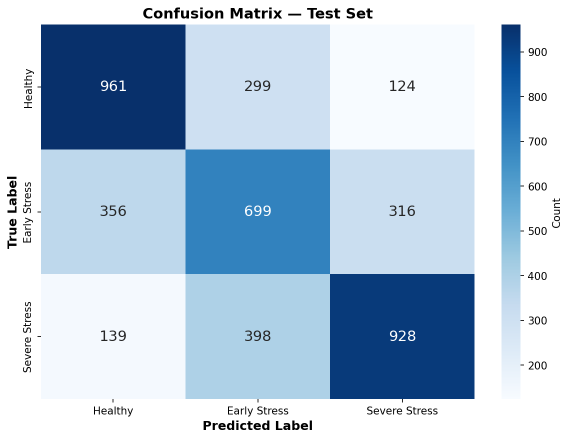
#> input picture outputs/confusion_matrix_test.png, 1138 x 880 px, given in place of CDFIHH1UC_7949-5098-8461-5610.jpg, which was not available (shown at 1/2 size)
$ python visualize.py
#> lines starting #> are read from the running program, lines starting #| are printed output that depends on the picture; pictures that were not available may be replaced by others from this repository, and a replacement may not be noted
"""
visualize.py — Data distribution and training visualization.

Pre-training:
  - Class distribution bar chart (by split)
  - Stress ratio histogram
  - Sample images: RGB | NIR | NDVI | GNDVI for each class

Post-training:
  - Training/validation loss curves
  - Training/validation accuracy curves
  - Per-class metric bar chart
"""

import os
import json
import cv2
import numpy as np
import pandas as pd
import matplotlib.pyplot as plt
import matplotlib

matplotlib.use("Agg")  # Non-interactive backend for script use

from src.config import (
    MANIFEST_PATH,
    OUTPUT_DIR,
    CLASS_NAMES,
    NUM_CLASSES,
    RGB_DIR,
    NIR_DIR,
    IMAGE_SIZE,
    TRAINING_HISTORY_PATH,
    HEALTHY_THRESHOLD,
    EARLY_STRESS_THRESHOLD,
)


def _ensure_output_dir():
    os.makedirs(OUTPUT_DIR, exist_ok=True)


def visualize_distribution():
    """
    Generate pre-training visualizations:
    1. Class distribution bar chart per split
    2. Stress ratio histogram
    3. Sample images (RGB, NIR, NDVI, GNDVI) per class
    """
    _ensure_output_dir()
    manifest = pd.read_csv(MANIFEST_PATH)
#> (reads models/label_manifest.csv from the repository)

    _plot_class_distribution(manifest)
    _plot_stress_ratio_histogram(manifest)
    _plot_sample_images(manifest)

    print(f"  All pre-training visualizations saved to: {OUTPUT_DIR}/")


# [20 lines left out: function visualize_results, not called in this run]


# ============================================================
# Pre-training visualizations
# ============================================================


def _plot_class_distribution(manifest: pd.DataFrame):
    """Bar chart showing class distribution per split."""
    fig, axes = plt.subplots(1, 4, figsize=(20, 5))

    class_names = [CLASS_NAMES[i] for i in range(NUM_CLASSES)]
    colors = ["#2ecc71", "#f39c12", "#e74c3c"]  # Green, Orange, Red

    # Overall
    counts = [len(manifest[manifest["label"] == i]) for i in range(NUM_CLASSES)]
    axes[0].bar(class_names, counts, color=colors, edgecolor="black", linewidth=0.5)
    axes[0].set_title("Overall Distribution", fontsize=13, fontweight="bold")
    axes[0].set_ylabel("Count", fontsize=11)
    for j, c in enumerate(counts):
        axes[0].text(
            j,
            c + max(counts) * 0.02,
            str(c),
            ha="center",
            fontsize=10,
            fontweight="bold",
        )

    # Per split
    for idx, split in enumerate(["train", "val", "test"]):
        split_df = manifest[manifest["split"] == split]
        counts = [len(split_df[split_df["label"] == i]) for i in range(NUM_CLASSES)]
        axes[idx + 1].bar(
            class_names, counts, color=colors, edgecolor="black", linewidth=0.5
        )
        axes[idx + 1].set_title(
            f"{split.capitalize()} (n={len(split_df)})", fontsize=13, fontweight="bold"
        )
        axes[idx + 1].set_ylabel("Count", fontsize=11)
        for j, c in enumerate(counts):
            axes[idx + 1].text(
                j,
                c + max(counts) * 0.02,
                str(c),
                ha="center",
                fontsize=10,
                fontweight="bold",
            )

    for ax in axes:
        ax.tick_params(axis="x", rotation=15)
        ax.grid(axis="y", alpha=0.3)

    fig.suptitle(
        "Class Distribution Across Splits", fontsize=15, fontweight="bold", y=1.02
    )
    plt.tight_layout()
    path = os.path.join(OUTPUT_DIR, "class_distribution.png")
    fig.savefig(path, dpi=150, bbox_inches="tight")
#> figure, not shown here; panel 1: tallest bar 8211 high, from x = 0.6 to 1.4; panel 2: tallest bar 5462 high, from x = 0.6 to 1.4; panel 3: tallest bar 1426 high, from x = 1.6 to 2.4; panel 4: tallest bar 1465 high, from x = 1.6 to 2.4
    plt.close(fig)
    print(f"  Saved: {path}")


def _plot_stress_ratio_histogram(manifest: pd.DataFrame):
    """Histogram of stress ratios (excluding auto-severe planter_skip entries)."""
    fig, ax = plt.subplots(figsize=(10, 5))

    # Filter out auto-severe (ratio == -1)
    ratios = manifest[manifest["stress_ratio"] >= 0]["stress_ratio"]

    ax.hist(
        ratios, bins=100, color="#3498db", edgecolor="black", linewidth=0.3, alpha=0.8
    )

    ax.axvline(
        x=HEALTHY_THRESHOLD,
        color="#2ecc71",
        linestyle="--",
        linewidth=2,
        label=f"Healthy threshold ({HEALTHY_THRESHOLD*100:.1f}%)",
    )
    ax.axvline(
        x=EARLY_STRESS_THRESHOLD,
        color="#e74c3c",
        linestyle="--",
        linewidth=2,
        label=f"Severe threshold ({EARLY_STRESS_THRESHOLD*100:.1f}%)",
    )

    ax.set_xlabel("Stress Ratio", fontsize=12)
    ax.set_ylabel("Image Count", fontsize=12)
    ax.set_title("Distribution of Stress Ratios", fontsize=14, fontweight="bold")
    ax.legend(fontsize=10)
    ax.grid(axis="y", alpha=0.3)

    plt.tight_layout()
    path = os.path.join(OUTPUT_DIR, "stress_ratio_histogram.png")
    fig.savefig(path, dpi=150, bbox_inches="tight")
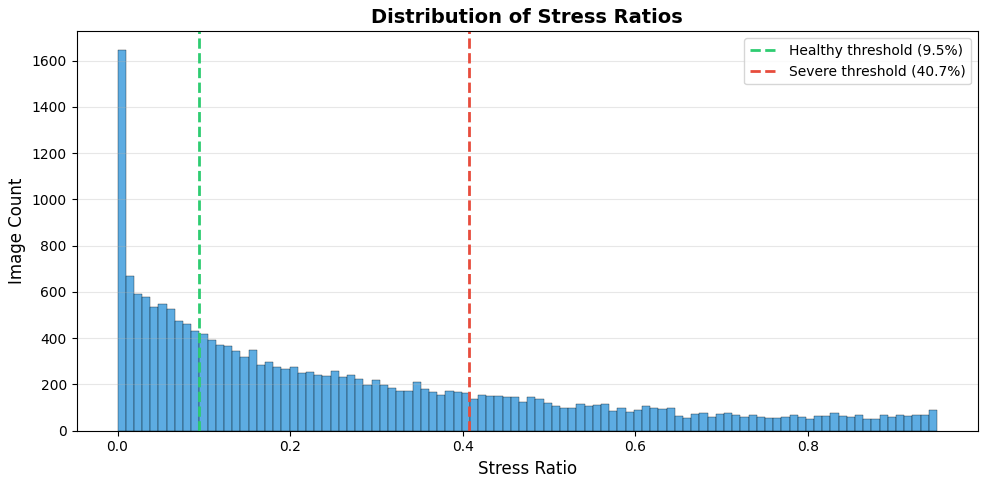
#> figure drawn by matplotlib, 1 panel; tallest bar 1644 high, from x = 0 to 0.0095
    plt.close(fig)
    print(f"  Saved: {path}")


def _plot_sample_images(manifest: pd.DataFrame, samples_per_class: int = 3):
    """Show RGB, NIR, NDVI, GNDVI side-by-side for sample images from each class."""
#> called with samples_per_class = 3
    fig, axes = plt.subplots(
        NUM_CLASSES * samples_per_class,
        4,
        figsize=(16, 4 * NUM_CLASSES * samples_per_class),
    )

    row_idx = 0
    for label_val in range(NUM_CLASSES):
        class_df = manifest[manifest["label"] == label_val]
        if len(class_df) == 0:
            continue

        samples = class_df.sample(
            n=min(samples_per_class, len(class_df)), random_state=42
        )

        for _, sample_row in samples.iterrows():
            image_id = sample_row["image_id"]

            # Load RGB
            rgb = cv2.imread(os.path.join(RGB_DIR, f"{image_id}.jpg"))
#> rgb is the input picture: shape (880, 1138, 3); mean B, G, R 220.1, 199.6, 178.3
            rgb = cv2.cvtColor(rgb, cv2.COLOR_BGR2RGB)
            rgb = cv2.resize(rgb, (IMAGE_SIZE, IMAGE_SIZE))
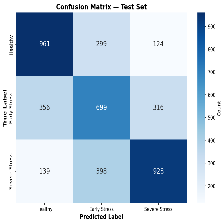
#> rgb: shape (224, 224, 3); mean R, G, B 178.1, 199.5, 220.1

            # Load NIR
            nir = cv2.imread(
                os.path.join(NIR_DIR, f"{image_id}.jpg"), cv2.IMREAD_GRAYSCALE
            )
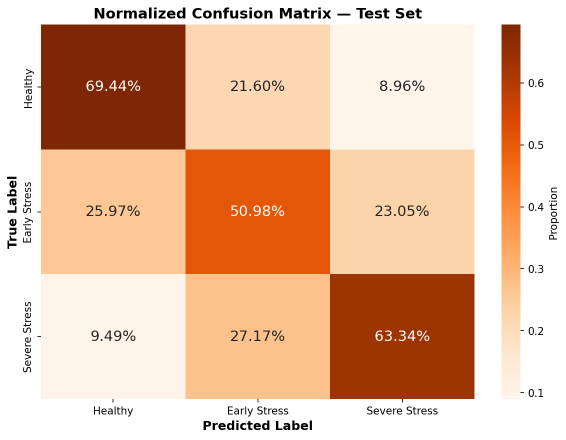
#> input picture outputs/confusion_matrix_test_normalized.png, 1132 x 880 px, given in place of CDFIHH1UC_7949-5098-8461-5610.jpg, which was not available (shown at 1/2 size)
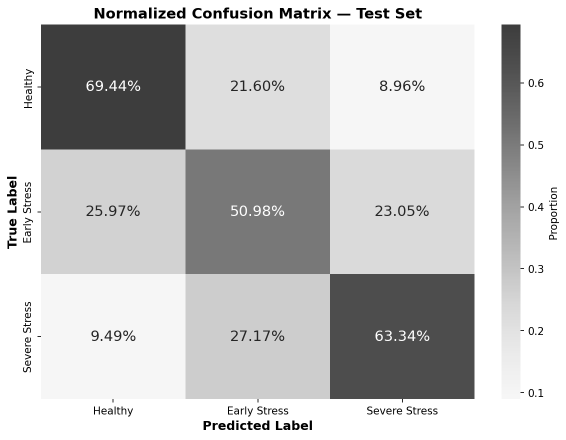
#> nir: shape (880, 1132) (shown at 1/2 size); min 0, max 255, mean 198.6
            nir = cv2.resize(nir, (IMAGE_SIZE, IMAGE_SIZE))
#> nir: shape (224, 224)

            # Compute VIs
            rgb_f = rgb.astype(np.float32) / 255.0
            nir_f = nir.astype(np.float32) / 255.0
            r = rgb_f[:, :, 0]
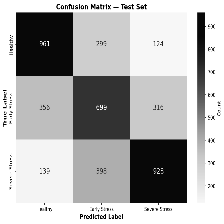
#> r: shape (224, 224) float32; min 0, max 1, mean 0.698
            g = rgb_f[:, :, 1]
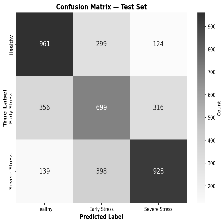
#> g: shape (224, 224) float32; min 0, max 1, mean 0.783
            eps = 1e-7
            ndvi = (nir_f - r) / (nir_f + r + eps)
            gndvi = (nir_f - g) / (nir_f + g + eps)
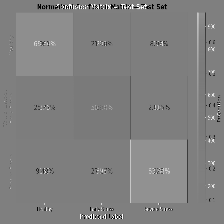
#> gndvi: shape (224, 224) float32; min -1, max 1, mean 0.00945; drawn with min black and max white

            # Plot
            axes[row_idx, 0].imshow(rgb)
            axes[row_idx, 0].set_title(
                f"RGB — {CLASS_NAMES[label_val]}", fontsize=10, fontweight="bold"
            )
            axes[row_idx, 0].axis("off")

            axes[row_idx, 1].imshow(nir, cmap="gray")
            axes[row_idx, 1].set_title("NIR", fontsize=10)
            axes[row_idx, 1].axis("off")

            axes[row_idx, 2].imshow(ndvi, cmap="RdYlGn", vmin=-1, vmax=1)
            axes[row_idx, 2].set_title("NDVI", fontsize=10)
            axes[row_idx, 2].axis("off")

            axes[row_idx, 3].imshow(gndvi, cmap="RdYlGn", vmin=-1, vmax=1)
            axes[row_idx, 3].set_title("GNDVI", fontsize=10)
            axes[row_idx, 3].axis("off")

            row_idx += 1

    fig.suptitle(
        "Sample Images: RGB | NIR | NDVI | GNDVI (per class)",
        fontsize=15,
        fontweight="bold",
        y=1.01,
    )
    plt.tight_layout()
    path = os.path.join(OUTPUT_DIR, "sample_images.png")
    fig.savefig(path, dpi=150, bbox_inches="tight")
    plt.close(fig)
    print(f"  Saved: {path}")


# ============================================================
# Post-training visualizations
# ============================================================


# [56 lines left out: functions _plot_training_curves, _plot_metric_curves, not called in this run]


if __name__ == "__main__":
#> (the run stopped early here; a loop or call above may not have finished)
